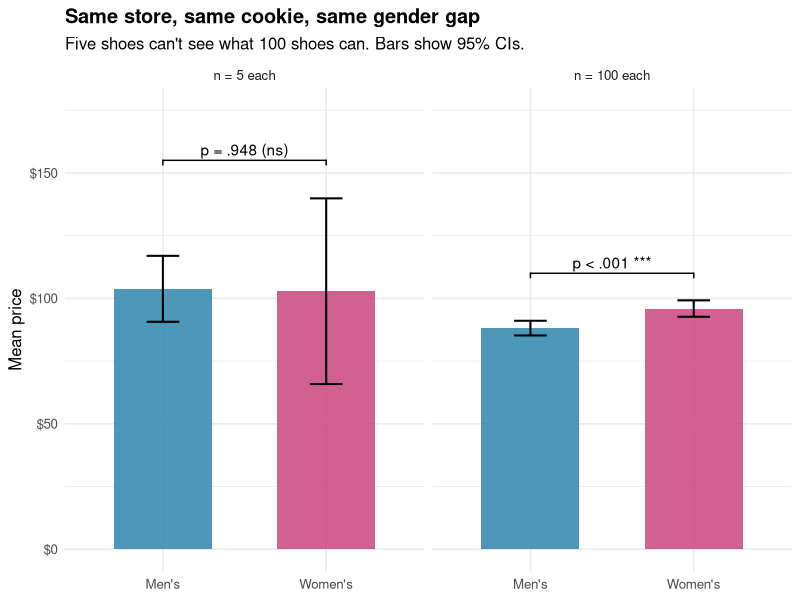
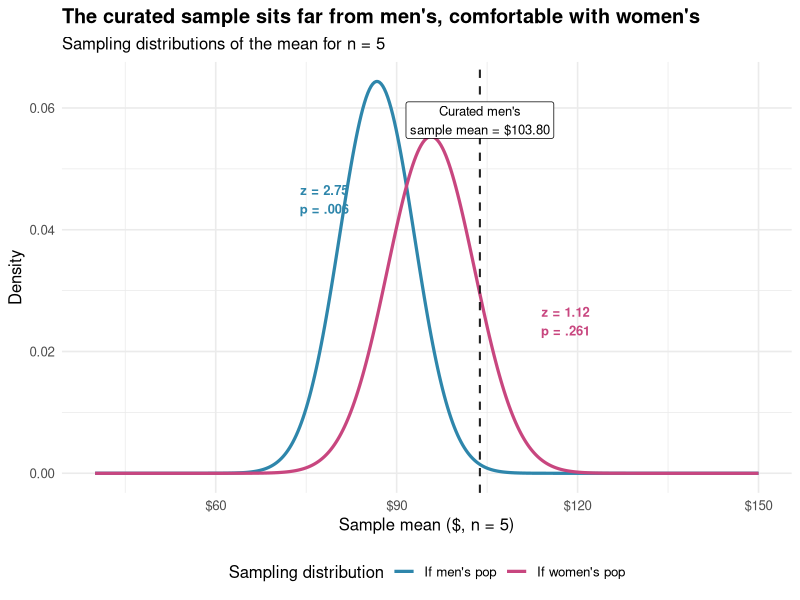
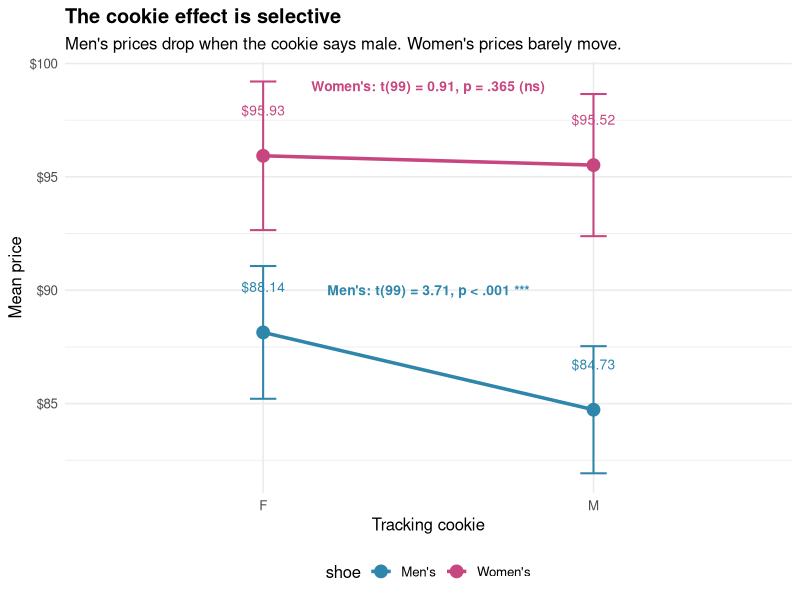
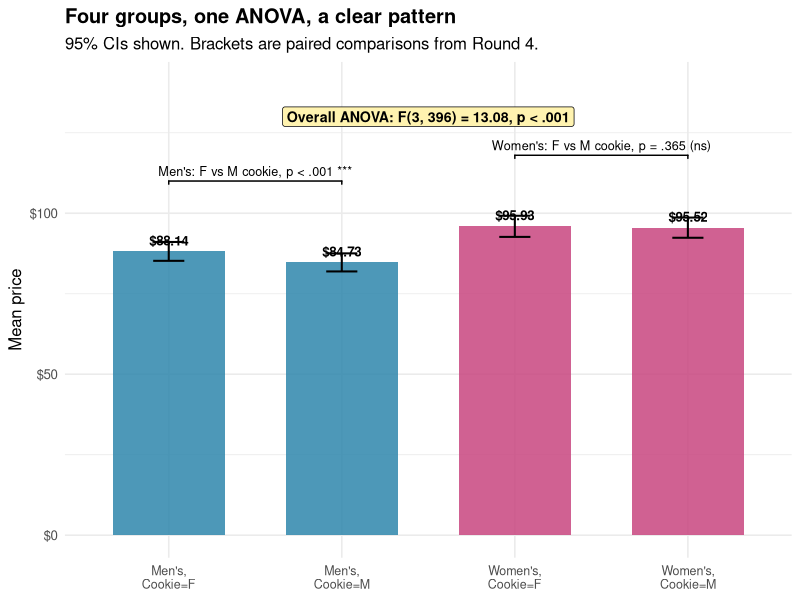

These figures' R source, in order:
## ---- chunk 1
library(tidyverse)
library(ggsignif)

# Population parameters from the full inventory
mu_men      <- 86.74
sigma_men   <- 13.86
mu_women    <- 95.70
sigma_women <- 16.13

shoe_data <- tribble(
  ~shoe,     ~cookie, ~size,    ~mean,  ~sd,    ~n,
  "Men's",   "F",     "Small",  103.80, 10.59,  5,
  "Men's",   "F",     "Large",  88.14,  14.75,  100,
  "Men's",   "M",     "Small",  79.37,  8.28,   5,
  "Men's",   "M",     "Large",  84.73,  14.13,  100,
  "Women's", "F",     "Small",  102.85, 29.80,  5,
  "Women's", "F",     "Large",  95.93,  16.52,  100,
  "Women's", "M",     "Small",  62.32,  1.58,   5,
  "Women's", "M",     "Large",  95.52,  15.80,  100
) |>
  mutate(
    se    = sd / sqrt(n),
    ci_lo = mean - qt(0.975, n - 1) * se,
    ci_hi = mean + qt(0.975, n - 1) * se
  )

shoe_data
## ---- chunk 2
two_sample_t <- function(M1, SD1, n1, M2, SD2, n2) {
  pooled_var <- ((n1 - 1) * SD1^2 + (n2 - 1) * SD2^2) / (n1 + n2 - 2)
  pooled_sd  <- sqrt(pooled_var)
  se         <- pooled_sd * sqrt(1/n1 + 1/n2)
  t_stat     <- (M1 - M2) / se
  df         <- n1 + n2 - 2
  p_val      <- 2 * (1 - pt(abs(t_stat), df))
  tibble(t = t_stat, df = df, p = p_val,
         pooled_sd = pooled_sd, se = se)
}

test_small <- two_sample_t(103.80, 10.59, 5, 102.85, 29.80, 5)
test_small
## ---- chunk 3
test_large <- two_sample_t(88.14, 14.75, 100, 95.93, 16.52, 100)
test_large
## ---- chunk 4
plot_round1 <- shoe_data |>
  filter(cookie == "F") |>
  mutate(size = factor(size,
                       levels = c("Small", "Large"),
                       labels = c("n = 5 each", "n = 100 each")))

# Bracket positions for significance annotations
brackets_round1 <- tibble(
  size      = factor(c("n = 5 each", "n = 100 each"),
                     levels = c("n = 5 each", "n = 100 each")),
  y_pos     = c(160, 125),
  label     = c("p = .948 (ns)", "p < .001 ***")
)

ggplot(plot_round1, aes(x = shoe, y = mean, fill = shoe)) +
  geom_col(width = 0.6, alpha = 0.85) +
  geom_errorbar(aes(ymin = ci_lo, ymax = ci_hi), width = 0.2, linewidth = 0.7) +
  geom_signif(
    data = data.frame(size = factor("n = 5 each",
                                    levels = c("n = 5 each", "n = 100 each"))),
    aes(xmin = "Men's", xmax = "Women's",
        annotations = "p = .948 (ns)", y_position = 155),
    inherit.aes = FALSE, manual = TRUE, tip_length = 0.02
  ) +
  geom_signif(
    data = data.frame(size = factor("n = 100 each",
                                    levels = c("n = 5 each", "n = 100 each"))),
    aes(xmin = "Men's", xmax = "Women's",
        annotations = "p < .001 ***", y_position = 110),
    inherit.aes = FALSE, manual = TRUE, tip_length = 0.02
  ) +
  facet_wrap(~ size) +
  scale_fill_manual(values = c("Men's" = "#2E86AB", "Women's" = "#C8467F")) +
  scale_y_continuous(labels = scales::dollar_format(), limits = c(0, 175)) +
  labs(
    x = NULL, y = "Mean price",
    title = "Same store, same cookie, same gender gap",
    subtitle = "Five shoes can't see what 100 shoes can. Bars show 95% CIs."
  ) +
  theme_minimal(base_size = 12) +
  theme(legend.position = "none",
        plot.title = element_text(face = "bold"))
## ---- chunk 5
one_sample_z <- function(M, mu, sigma, n) {
  se <- sigma / sqrt(n)
  z  <- (M - mu) / se
  p  <- 2 * (1 - pnorm(abs(z)))
  tibble(z = z, p = p, se = se)
}
## ---- chunk 6
z_men_vs_men <- one_sample_z(M = 103.80, mu = mu_men,
                              sigma = sigma_men, n = 5)
z_men_vs_men
## ---- chunk 7
z_men_vs_women <- one_sample_z(M = 103.80, mu = mu_women,
                                sigma = sigma_women, n = 5)
z_men_vs_women
## ---- chunk 8
z_women_check <- one_sample_z(M = 95.93, mu = mu_women,
                               sigma = sigma_women, n = 100)
z_women_check
## ---- chunk 9
x_grid <- seq(40, 150, length.out = 400)
densities <- bind_rows(
  tibble(price = x_grid,
         density = dnorm(x_grid, mu_men, sigma_men),
         population = "Men's population"),
  tibble(price = x_grid,
         density = dnorm(x_grid, mu_women, sigma_women),
         population = "Women's population")
)

# Distribution of the SAMPLE MEAN under each null hypothesis
sample_mean_curves <- bind_rows(
  tibble(price = x_grid,
         density = dnorm(x_grid, mu_men, sigma_men/sqrt(5)),
         hypothesis = "If men's pop"),
  tibble(price = x_grid,
         density = dnorm(x_grid, mu_women, sigma_women/sqrt(5)),
         hypothesis = "If women's pop")
)

ggplot(sample_mean_curves, aes(x = price, y = density, color = hypothesis)) +
  geom_line(linewidth = 1.1) +
  geom_vline(xintercept = 103.80, linetype = "dashed",
             color = "#222222", linewidth = 0.7) +
  annotate("label", x = 103.80, y = 0.058,
           label = "Curated men's\nsample mean = $103.80",
           hjust = 0.5, size = 3.3, fill = "white") +
  annotate("text", x = 78, y = 0.045,
           label = "z = 2.75\np = .006",
           color = "#2E86AB", size = 3.3, fontface = "bold") +
  annotate("text", x = 118, y = 0.025,
           label = "z = 1.12\np = .261",
           color = "#C8467F", size = 3.3, fontface = "bold") +
  scale_color_manual(values = c("If men's pop" = "#2E86AB",
                                "If women's pop" = "#C8467F"),
                     name = "Sampling distribution") +
  scale_x_continuous(labels = scales::dollar_format()) +
  labs(
    x = "Sample mean ($, n = 5)", y = "Density",
    title = "The curated sample sits far from men's, comfortable with women's",
    subtitle = "Sampling distributions of the mean for n = 5"
  ) +
  theme_minimal(base_size = 12) +
  theme(legend.position = "bottom",
        plot.title = element_text(face = "bold"))
## ---- chunk 10
shoe_data |>
  select(shoe, cookie, size, mean) |>
  pivot_wider(names_from = cookie, values_from = mean,
              names_prefix = "Cookie = ") |>
  mutate(`Difference (F - M)` = `Cookie = F` - `Cookie = M`)
## ---- chunk 11
paired_t <- function(mean_diff, sd_diff, n) {
  se <- sd_diff / sqrt(n)
  t_stat <- mean_diff / se
  df <- n - 1
  p <- 2 * (1 - pt(abs(t_stat), df))
  tibble(mean_diff = mean_diff, sd_diff = sd_diff, n = n,
         t = t_stat, df = df, p = p)
}

paired_results <- bind_rows(
  paired_t(mean_diff = 3.41, sd_diff = 9.20, n = 100) |>
    mutate(comparison = "Men's shoes (F vs M cookie)"),
  paired_t(mean_diff = 0.41, sd_diff = 4.51, n = 100) |>
    mutate(comparison = "Women's shoes (F vs M cookie)")
) |>
  select(comparison, everything())

paired_results
## ---- chunk 12
paired_plot_data <- shoe_data |>
  filter(size == "Large") |>
  select(shoe, cookie, mean, ci_lo, ci_hi)

ggplot(paired_plot_data, aes(x = cookie, y = mean, group = shoe, color = shoe)) +
  geom_line(linewidth = 1.2) +
  geom_errorbar(aes(ymin = ci_lo, ymax = ci_hi), width = 0.08, linewidth = 0.7) +
  geom_point(size = 4) +
  geom_text(aes(label = scales::dollar(mean, accuracy = 0.01)),
            nudge_y = 2, size = 3.5, show.legend = FALSE) +
  annotate("text", x = 1.5, y = 90,
           label = "Men's: t(99) = 3.71, p < .001 ***",
           size = 3.5, color = "#2E86AB", fontface = "bold") +
  annotate("text", x = 1.5, y = 99,
           label = "Women's: t(99) = 0.91, p = .365 (ns)",
           size = 3.5, color = "#C8467F", fontface = "bold") +
  scale_color_manual(values = c("Men's" = "#2E86AB", "Women's" = "#C8467F")) +
  scale_y_continuous(labels = scales::dollar_format()) +
  labs(
    x = "Tracking cookie", y = "Mean price",
    title = "The cookie effect is selective",
    subtitle = "Men's prices drop when the cookie says male. Women's prices barely move."
  ) +
  theme_minimal(base_size = 12) +
  theme(legend.position = "bottom",
        plot.title = element_text(face = "bold"))
## ---- chunk 13
anova_groups <- shoe_data |>
  filter(size == "Large") |>
  mutate(group = paste0(shoe, ", Cookie=", cookie)) |>
  select(group, mean, sd, n)

anova_groups

# Compute one-way ANOVA from group summary statistics
k          <- nrow(anova_groups)
N          <- sum(anova_groups$n)
grand_mean <- with(anova_groups, sum(mean * n) / N)

SS_between <- with(anova_groups, sum(n * (mean - grand_mean)^2))
SS_within  <- with(anova_groups, sum((n - 1) * sd^2))

df_between <- k - 1
df_within  <- N - k
MS_between <- SS_between / df_between
MS_within  <- SS_within  / df_within
F_stat     <- MS_between / MS_within
p_value    <- 1 - pf(F_stat, df_between, df_within)

anova_table <- tribble(
  ~Source,           ~SS,                       ~df,        ~MS,                       ~F,                  ~p,
  "Between groups",  round(SS_between, 2),      df_between, round(MS_between, 2),      round(F_stat, 2),    formatC(p_value, format = "e", digits = 2),
  "Within groups",   round(SS_within, 2),       df_within,  round(MS_within, 2),       NA_real_,            "",
  "Total",           round(SS_between + SS_within, 2), df_between + df_within, NA_real_, NA_real_, ""
)
anova_table
## ---- chunk 14
anova_plot_data <- shoe_data |>
  filter(size == "Large") |>
  mutate(group = paste0(shoe, ",\nCookie=", cookie),
         group = factor(group, levels = c("Men's,\nCookie=F",
                                          "Men's,\nCookie=M",
                                          "Women's,\nCookie=F",
                                          "Women's,\nCookie=M")))

ggplot(anova_plot_data, aes(x = group, y = mean, fill = shoe)) +
  geom_col(width = 0.65, alpha = 0.85) +
  geom_errorbar(aes(ymin = ci_lo, ymax = ci_hi),
                width = 0.18, linewidth = 0.7) +
  geom_text(aes(label = scales::dollar(mean, accuracy = 0.01)),
            vjust = -0.6, size = 3.4, fontface = "bold") +
  geom_signif(
    annotations = "Men's: F vs M cookie, p < .001 ***",
    xmin = "Men's,\nCookie=F", xmax = "Men's,\nCookie=M",
    y_position = 110, tip_length = 0.02, textsize = 3.2
  ) +
  geom_signif(
    annotations = "Women's: F vs M cookie, p = .365 (ns)",
    xmin = "Women's,\nCookie=F", xmax = "Women's,\nCookie=M",
    y_position = 118, tip_length = 0.02, textsize = 3.2
  ) +
  annotate("label", x = 2.5, y = 130,
           label = "Overall ANOVA: F(3, 396) = 13.08, p < .001",
           fill = "#FFF3B0", size = 3.6, fontface = "bold") +
  scale_fill_manual(values = c("Men's" = "#2E86AB", "Women's" = "#C8467F")) +
  scale_y_continuous(labels = scales::dollar_format(),
                     limits = c(0, 140)) +
  labs(
    x = NULL, y = "Mean price",
    title = "Four groups, one ANOVA, a clear pattern",
    subtitle = "95% CIs shown. Brackets are paired comparisons from Round 4."
  ) +
  theme_minimal(base_size = 12) +
  theme(legend.position = "none",
        plot.title = element_text(face = "bold"),
        axis.text.x = element_text(size = 9))
